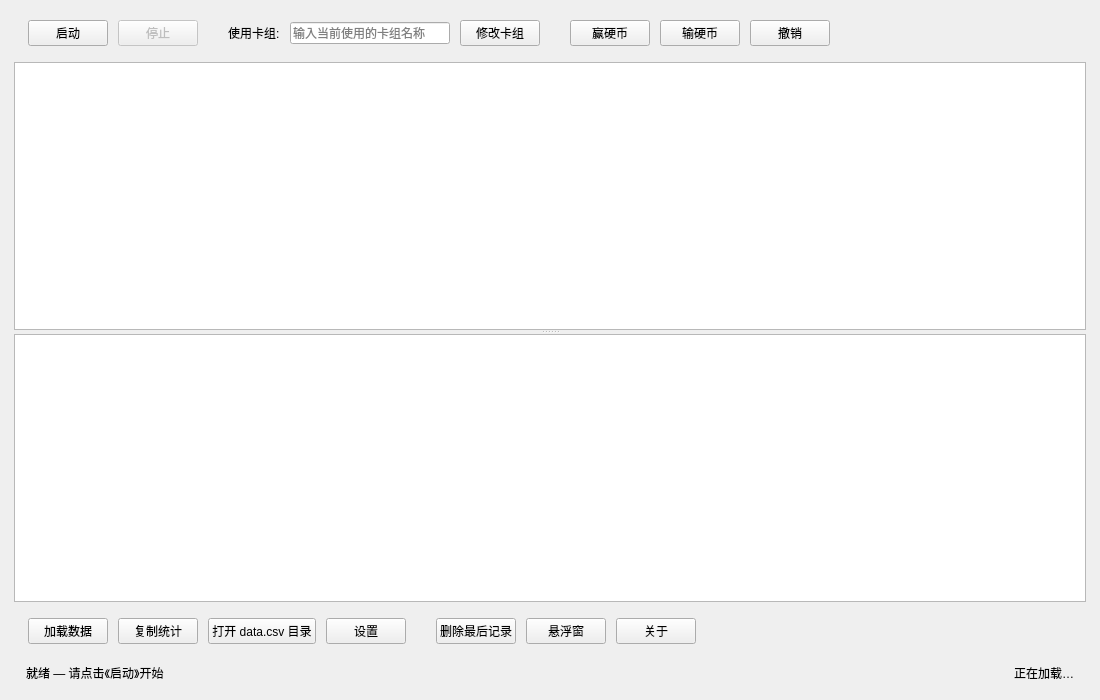
<?xml version="1.0" encoding="UTF-8"?>
<ui version="4.0">
 <class>MainWindow</class>
 <widget class="QWidget" name="centralWidget">
  <property name="geometry">
   <rect>
    <x>0</x>
    <y>0</y>
    <width>1100</width>
    <height>700</height>
   </rect>
  </property>
  <property name="windowTitle">
   <string>MD Stats</string>
  </property>
  <layout class="QVBoxLayout" name="rootLayout">
   <property name="spacing">
    <number>10</number>
   </property>
   <property name="leftMargin">
    <number>14</number>
   </property>
   <property name="topMargin">
    <number>14</number>
   </property>
   <property name="rightMargin">
    <number>14</number>
   </property>
   <property name="bottomMargin">
    <number>14</number>
   </property>
   <item>
    <widget class="QFrame" name="topPanel">
     <property name="frameShape">
      <enum>QFrame::NoFrame</enum>
     </property>
     <layout class="QHBoxLayout" name="ctrlLayout">
      <property name="spacing">
       <number>10</number>
      </property>
      <property name="leftMargin">
       <number>14</number>
      </property>
      <property name="topMargin">
       <number>6</number>
      </property>
      <property name="rightMargin">
       <number>14</number>
      </property>
      <property name="bottomMargin">
       <number>6</number>
      </property>
      <item>
       <widget class="QPushButton" name="btn_start">
        <property name="text">
         <string>启动</string>
        </property>
       </widget>
      </item>
      <item>
       <widget class="QPushButton" name="btn_stop">
        <property name="enabled">
         <bool>false</bool>
        </property>
        <property name="text">
         <string>停止</string>
        </property>
       </widget>
      </item>
      <item>
       <spacer name="spacerCtrl1">
        <property name="orientation">
         <enum>Qt::Horizontal</enum>
        </property>
        <property name="sizeType">
         <enum>QSizePolicy::Fixed</enum>
        </property>
        <property name="sizeHint" stdset="0">
         <size>
          <width>20</width>
          <height>20</height>
         </size>
        </property>
       </spacer>
      </item>
      <item>
       <widget class="QLabel" name="label_deck">
        <property name="text">
         <string>使用卡组:</string>
        </property>
       </widget>
      </item>
      <item>
       <widget class="QLineEdit" name="deck_input">
        <property name="maximumSize">
         <size>
          <width>160</width>
          <height>16777215</height>
         </size>
        </property>
        <property name="placeholderText">
         <string>输入当前使用的卡组名称</string>
        </property>
       </widget>
      </item>
      <item>
       <widget class="QPushButton" name="btn_lock_deck">
        <property name="text">
         <string>修改卡组</string>
        </property>
       </widget>
      </item>
      <item>
       <spacer name="spacerCtrl2">
        <property name="orientation">
         <enum>Qt::Horizontal</enum>
        </property>
        <property name="sizeType">
         <enum>QSizePolicy::Fixed</enum>
        </property>
        <property name="sizeHint" stdset="0">
         <size>
          <width>20</width>
          <height>20</height>
         </size>
        </property>
       </spacer>
      </item>
      <item>
       <widget class="QPushButton" name="btn_manual_win">
        <property name="text">
         <string>赢硬币</string>
        </property>
       </widget>
      </item>
      <item>
       <widget class="QPushButton" name="btn_manual_lose">
        <property name="text">
         <string>输硬币</string>
        </property>
       </widget>
      </item>
      <item>
       <widget class="QPushButton" name="btn_undo">
        <property name="text">
         <string>撤销</string>
        </property>
        <property name="visible">
         <bool>false</bool>
        </property>
       </widget>
      </item>
      <item>
       <spacer name="spacerCtrlStretch">
        <property name="orientation">
         <enum>Qt::Horizontal</enum>
        </property>
        <property name="sizeHint" stdset="0">
         <size>
          <width>40</width>
          <height>20</height>
         </size>
        </property>
       </spacer>
      </item>
     </layout>
    </widget>
   </item>
   <item>
    <widget class="QSplitter" name="splitter">
     <property name="orientation">
      <enum>Qt::Vertical</enum>
     </property>
     <widget class="QTableWidget" name="stats_table">
      <property name="alternatingRowColors">
       <bool>true</bool>
      </property>
      <property name="editTriggers">
       <set>QAbstractItemView::NoEditTriggers</set>
      </property>
      <property name="selectionBehavior">
       <enum>QAbstractItemView::SelectRows</enum>
      </property>
     </widget>
     <widget class="QTableWidget" name="record_table">
      <property name="alternatingRowColors">
       <bool>true</bool>
      </property>
      <property name="selectionBehavior">
       <enum>QAbstractItemView::SelectRows</enum>
      </property>
     </widget>
    </widget>
   </item>
   <item>
    <widget class="QFrame" name="bottomPanel">
     <property name="frameShape">
      <enum>QFrame::NoFrame</enum>
     </property>
     <layout class="QHBoxLayout" name="bottomLayout">
      <property name="spacing">
       <number>10</number>
      </property>
      <property name="leftMargin">
       <number>14</number>
      </property>
      <property name="topMargin">
       <number>6</number>
      </property>
      <property name="rightMargin">
       <number>14</number>
      </property>
      <property name="bottomMargin">
       <number>6</number>
      </property>
      <item>
       <widget class="QPushButton" name="btn_reload">
        <property name="text">
         <string>加载数据</string>
        </property>
       </widget>
      </item>
      <item>
       <widget class="QPushButton" name="btn_copy">
        <property name="text">
         <string>复制统计</string>
        </property>
       </widget>
      </item>
      <item>
       <widget class="QPushButton" name="btn_open_csv">
        <property name="text">
         <string>打开 data.csv 目录</string>
        </property>
       </widget>
      </item>
      <item>
       <widget class="QPushButton" name="btn_settings">
        <property name="text">
         <string>设置</string>
        </property>
       </widget>
      </item>
      <item>
       <spacer name="spacerDelete">
        <property name="orientation">
         <enum>Qt::Horizontal</enum>
        </property>
        <property name="sizeType">
         <enum>QSizePolicy::Fixed</enum>
        </property>
        <property name="sizeHint" stdset="0">
         <size>
          <width>20</width>
          <height>20</height>
         </size>
        </property>
       </spacer>
      </item>
      <item>
       <widget class="QPushButton" name="btn_delete_last">
        <property name="text">
         <string>删除最后记录</string>
        </property>
       </widget>
      </item>
      <item>
       <widget class="QPushButton" name="btn_float">
        <property name="text">
         <string>悬浮窗</string>
        </property>
       </widget>
      </item>
      <item>
       <widget class="QPushButton" name="btn_about">
        <property name="text">
         <string>关于</string>
        </property>
       </widget>
      </item>
      <item>
       <spacer name="spacerBottomStretch">
        <property name="orientation">
         <enum>Qt::Horizontal</enum>
        </property>
        <property name="sizeHint" stdset="0">
         <size>
          <width>40</width>
          <height>20</height>
         </size>
        </property>
       </spacer>
      </item>
     </layout>
    </widget>
   </item>
   <item>
    <widget class="QFrame" name="customStatusBar">
     <property name="frameShape">
      <enum>QFrame::NoFrame</enum>
     </property>
     <layout class="QHBoxLayout" name="statusLayout">
      <property name="spacing">
       <number>10</number>
      </property>
      <property name="leftMargin">
       <number>12</number>
      </property>
      <property name="topMargin">
       <number>3</number>
      </property>
      <property name="rightMargin">
       <number>12</number>
      </property>
      <property name="bottomMargin">
       <number>3</number>
      </property>
      <item>
       <widget class="QLabel" name="statusMessage">
        <property name="text">
         <string>就绪 — 请点击《启动》开始</string>
        </property>
       </widget>
      </item>
      <item>
       <spacer name="spacerStatus">
        <property name="orientation">
         <enum>Qt::Horizontal</enum>
        </property>
        <property name="sizeHint" stdset="0">
         <size>
          <width>40</width>
          <height>20</height>
         </size>
        </property>
       </spacer>
      </item>
      <item>
       <widget class="QLabel" name="infoLabel">
        <property name="text">
         <string>正在加载…</string>
        </property>
        <property name="alignment">
         <set>Qt::AlignRight|Qt::AlignVCenter</set>
        </property>
       </widget>
      </item>
     </layout>
    </widget>
   </item>
  </layout>
 </widget>
 <resources/>
 <connections/>
</ui>
